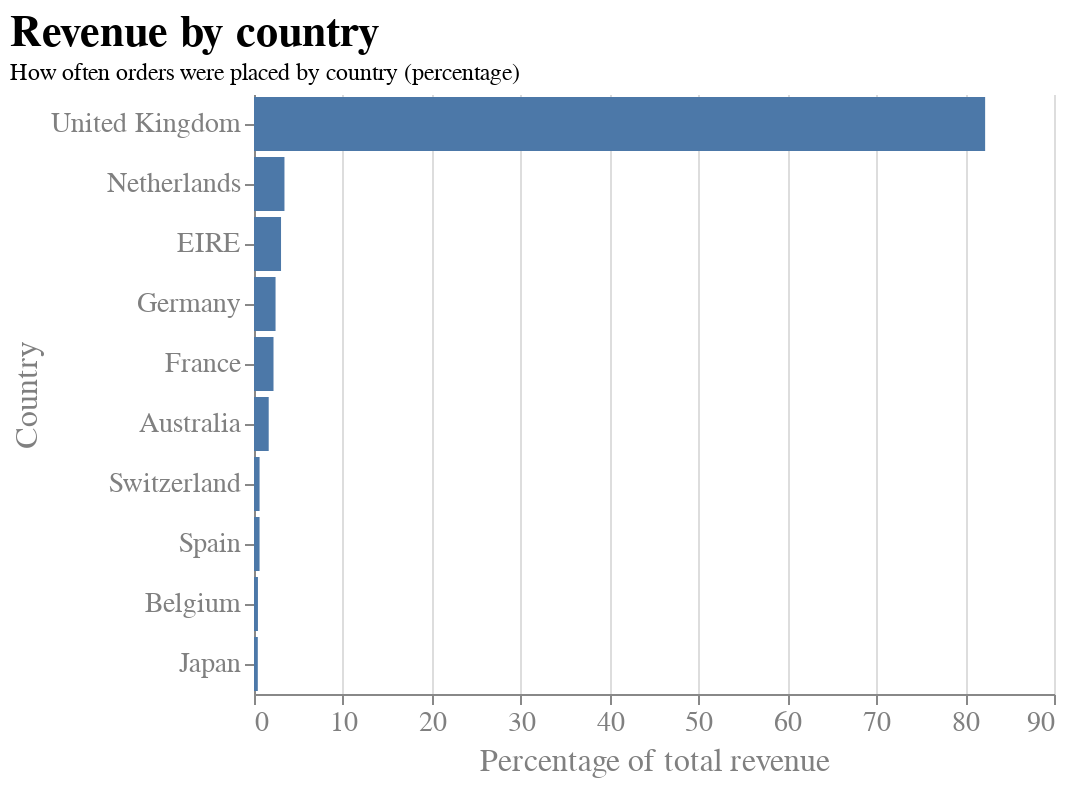

Notebook code for this chart:
### Markdown cell above
##### Chart Beschreibung
Um die Response Variable für die Hypothese H1 zu visualisieren, werden die im jeweiligen Land erzielten Umsätze für die Top 10 Ländern gezeigt. Als Visualisierungsart wird ein Balkendiagramm verwendet, da sich so die Verhältnismäßigkeiten gut erkennen lassen. Durch das Eliminieren der horizontalen Gridlines wird Clutter minimiert. Der Fokus wird durch die Sortierung der Balken von lang nach kurz auf das für die Hypothese relevante Hauptmerkmal gelenkt. Es wurde zugunsten des Designs ein aussagekräftiger Titel sowie Untertitel gewählt und das Design bewusst schlicht gehalten.

### Code cell
# Berechnung des Gesamtumsatzes für jedes Land
country_totals = df.groupby('Country')['TotalPrice'].sum()

# Berechnung des prozentualen Anteils am Gesamtumsatz für jedes Land
country_percentages = country_totals / gesamtumsatz * 100

# Erstellen eines DataFrame mit den Spalten Land und Anteil am Gesamtumsatz
df_country_percentages = pd.DataFrame({'Country': country_percentages.index, 'Percentage': country_percentages.values}).sort_values(by='Percentage', ascending=False).head(10) 

# Visualisierung des prozentualen Anteils am Gesamtumsatz für die top 10 Länder
alt.Chart(df_country_percentages).mark_bar().encode(
    x=alt.X('Percentage', axis=alt.Axis(title='Percentage of total revenue')),
    y=alt.Y('Country', sort='-x', axis=alt.Axis(title='Country'))
).properties(
    title='Revenue by Country',
    width=400,
    height=300
).configure_view(
    strokeWidth=0
).configure_title(
    fontSize=22,
    font="Arial",
    color="black",
    anchor="start"
).configure_axis(
    labelFont="Arial",
    titleFont="Arial",
    labelFontSize=14,
    titleFontSize=16,
    titleFontWeight="normal",
    labelColor="grey",
    titleColor="grey"
).properties(
    title={"text":["Revenue by country"], "subtitle":["How often orders were placed by country (percentage)"]},
)

### Figure 1 — Vega-Lite specification as saved in the notebook (floating-point values rounded to 4 significant figures)
{"config": {"view": {"continuousWidth": 400, "continuousHeight": 300, "strokeWidth": 0}, "axis": {"labelColor": "grey", "labelFont": "Arial", "labelFontSize": 14, "titleColor": "grey", "titleFont": "Arial", "titleFontSize": 16, "titleFontWeight": "normal"}, "title": {"anchor": "start", "color": "black", "font": "Arial", "fontSize": 22}}, "data": {"name": "data-5d73b6042694ee42c59f648223328e83"}, "mark": "bar", "encoding": {"x": {"axis": {"title": "Percentage of total revenue"}, "field": "Percentage", "type": "quantitative"}, "y": {"axis": {"title": "Country"}, "field": "Country", "sort": "-x", "type": "nominal"}}, "height": 300, "title": {"text": ["Revenue by country"], "subtitle": ["How often orders were placed by country (percentage)"]}, "width": 400, "$schema": "https://vega.github.io/schema/vega-lite/v4.17.0.json", "datasets": {"data-5d73b6042694ee42c59f648223328e83": [{"Country": "United Kingdom", "Percentage": 82.25}, {"Country": "Netherlands", "Percentage": 3.427}, {"Country": "EIRE", "Percentage": 3.041}, {"Country": "Germany", "Percentage": 2.425}, {"Country": "France", "Percentage": 2.195}, {"Country": "Australia", "Percentage": 1.655}, {"Country": "Switzerland", "Percentage": 0.6269}, {"Country": "Spain", "Percentage": 0.6256}, {"Country": "Belgium", "Percentage": 0.4432}, {"Country": "Japan", "Percentage": 0.4282}]}}
